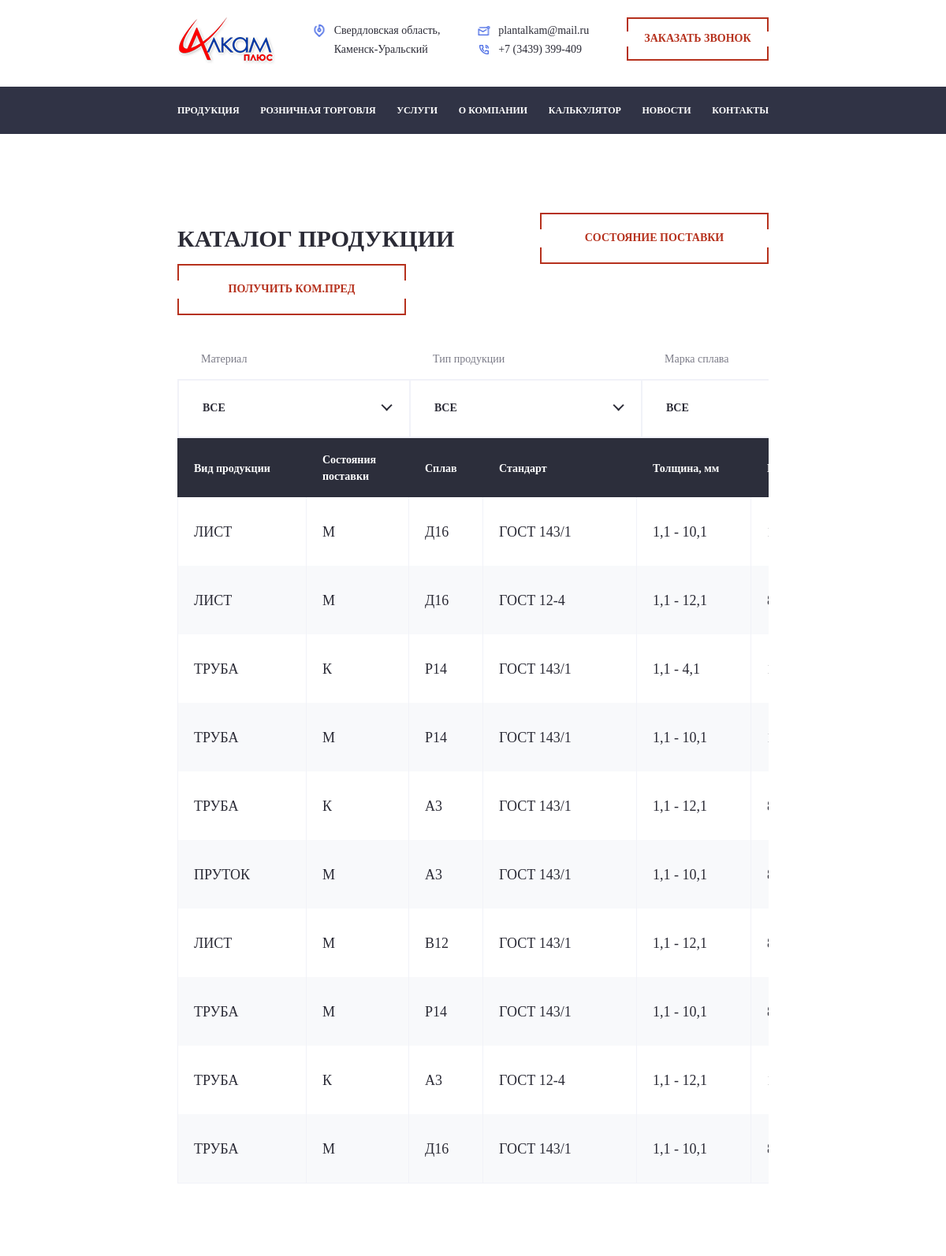
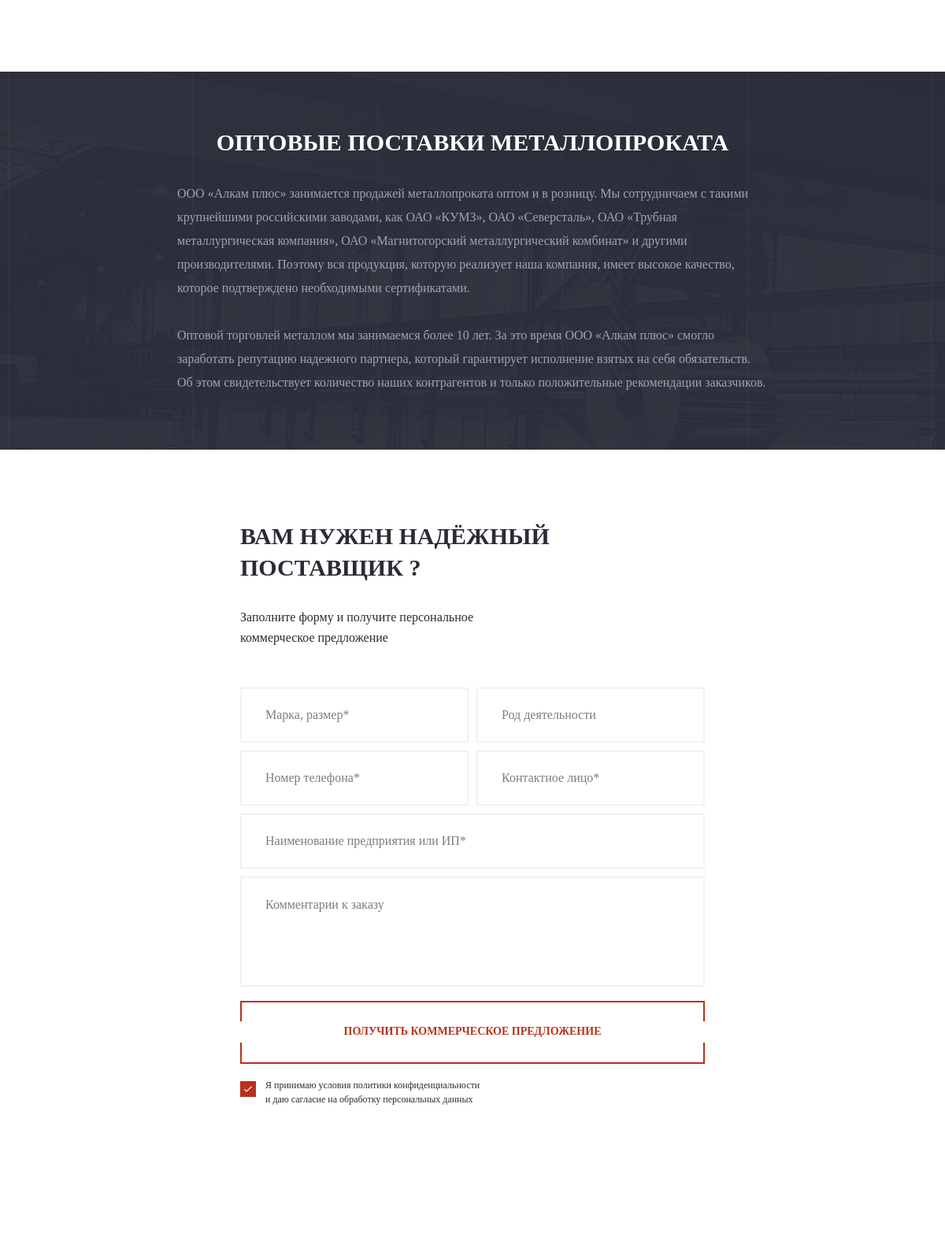
Screenshot of /products/ (upper part) with the database file from the repository (2 pictures, top to bottom).
### contacts/models.py (models this page shows, shortened)
class SiteContacts(SingletonModel.SingletonModel):
    region = models.CharField(max_length=128, blank=True, null=True, default=u"Свердловская область", verbose_name=u"Область")
    city = models.CharField(max_length=128, blank=True, null=True, default=u"Каменск-Уральский", verbose_name=u"Город")
    street = models.CharField(max_length=128, blank=True, null=True, default=u"ул. Заводская, 9/8", verbose_name=u"Улица, дом")
    email = models.CharField(max_length=128, blank=True, null=True, default=u"plantalkam@mail.ru", verbose_name=u"Email")
    phone1 = models.CharField(max_length=128, blank=True, null=True, default=u"+7 (3439) 399-409", verbose_name=u"Телефон приёмной")
    phone2 = models.CharField(max_length=128, blank=True, null=True, default=u"+7 (3439) 399-409", verbose_name=u"Телефон отдела продаж")
    phone3 = models.CharField(max_length=128, blank=True, null=True, default=u"+7 (3439) 399-409",
                              verbose_name=u"Телефон отдела цветных металлов")
    phone4 = models.CharField(max_length=128, blank=True, null=True, default=u"+7 (3439) 399-409", verbose_name=u"Телефон бухгалтерии")
    map = models.TextField(max_length=500, blank=True, null=True, verbose_name=u"Код яндекс карты")
    class Meta:
        verbose_name = u"Контакты"
        verbose_name_plural = u"Контакты"

### products/models.py (models this page shows, shortened)
class Product(models.Model):
    thickness = models.CharField(max_length=50, verbose_name=u"Толщина, мм")
    width = models.CharField(max_length=50, verbose_name=u"Ширина, мм")
    length = models.CharField(max_length=50, verbose_name=u"Длина, мм")
    pluck = models.CharField(max_length=50, verbose_name=u"Плакировка")
    product_type = models.ForeignKey(ProductType, blank=True, null=True, default=None,
                                     on_delete=models.CASCADE, verbose_name=u"Вид продукции")
    product_condition = models.ForeignKey(ProductCondition, blank=True, null=True, default=None,
                                          on_delete=models.CASCADE, verbose_name=u"Состояние поставки")
    product_mark = models.ForeignKey(ProductMark, blank=True, null=True, default=None,
                                     on_delete=models.CASCADE, verbose_name=u"Марка сплава")
    product_material = models.ForeignKey(ProductMaterial, blank=True, null=True, default=None,
                                         on_delete=models.CASCADE, verbose_name=u"Материал")
    product_standart = models.ForeignKey(ProductStandart, blank=True, null=True, default=None,
                                         on_delete=models.CASCADE, verbose_name=u"Стандарт")
    class Meta:
        verbose_name = u"Продукт"
        verbose_name_plural = u"Продукты"

class ProductType(models.Model):
    name = models.CharField(max_length=128, verbose_name=u"Вид продукции", unique=True)
    class Meta:
        verbose_name = u"Вид продукции"
        verbose_name_plural = u"Виды продукции"

class ProductCondition(models.Model):
    name = models.CharField(max_length=128, verbose_name=u"Состояние поставки", unique=True)
    description = models.TextField(max_length=500)
    class Meta:
        verbose_name = u"Состояние поставки"
        verbose_name_plural = u"Состояния поставки"

class ProductMark(models.Model):
    name = models.CharField(max_length=128, verbose_name=u"Сплав", unique=True)
    class Meta:
        verbose_name = u"Марка сплава"
        verbose_name_plural = u"Марки сплава"

class ProductStandart(models.Model):
    name = models.CharField(max_length=128, verbose_name=u"Стандарт", unique=True)
    class Meta:
        verbose_name = u"Стандарт"
        verbose_name_plural = u"Стандарты"

### products/views.py (the view)
def products_page(request):
    contacts = SiteContacts.objects.first()
    materials = ProductMaterial.objects.all()
    marks = ProductMark.objects.all()
    types = ProductType.objects.all()
    filters = {}
    query = ''
    if request.GET.get('material'):
        try:
            filters['product_material_id'] = ProductMaterial.objects.get(name__iexact=request.GET.get('material')).id
            query = query+'&material='+request.GET.get('material')
        except:
            pass
    if request.GET.get('mark'):
        try:
            filters['product_mark_id'] = ProductMark.objects.get(name__iexact=request.GET.get('mark')).id
            query = query+'&mark='+request.GET.get('mark')
        except:
            pass
    if request.GET.get('type'):
        try:
            filters['product_type_id'] = ProductType.objects.get(name__iexact=request.GET.get('type')).id
            query = query + '&type=' + request.GET.get('type')
        except:
            pass
    if filters:
        products = Product.objects.filter(**filters)
    else:
        products = Product.objects.all()
    paginator = Paginator(products, 10)
    page_num = request.GET.get('page', 1)
    page = paginator.get_page(page_num)
    is_paginated = page.has_other_pages()
    if page.has_previous():
        page_prev = '?page={}'.format(page.previous_page_number())
    else:
        page_prev = ''
    if page.has_next():
        page_next = '?page={}'.format(page.next_page_number())
    else:
        page_next = ''
    return render(request, 'products.html', locals())

### classes/SingletonModel.py (called while the page is built)
    def set_cache(self):
        cache.set(self.__class__.__name__, self)

    @classmethod
    def load(cls):
        if cache.get(cls.__name__) is None:
            obj, created = cls.objects.get_or_create(pk=1)
            if not created:
                obj.set_cache()
        return cache.get(cls.__name__)

### contacts/context_processors.py (called while the page is built)
def settings(request):
    return {'settings': SiteContacts.load()}

### templates/products.html (shortened to what this page needs)
{% extends 'site.html' %}
{% load static %}
{% block body %}
<section class="block17">
				<div class="container">
					<div class="block17__header">
						<div class="section__title">Каталог продукции</div>
                        <button class="button">состояние поставки</button>
						<button class="button">получить ком.пред</button>
					</div>
					<div class="block17__table-outer">
						<div class="block17__table-inner">
							<div class="block17__filters-wrap">
								<div class="block17__filters__labels">
									<div class="block17__label">Материал</div>
									<div class="block17__label">Тип продукции</div>
									<div class="block17__label">Марка сплава</div>
								</div>
								<form class="block17__filters" action="{% url 'products_page' %}" method="GET">
									<div class="select-wrapper">
									</div>
									<div class="select-wrapper">
									</div>
									<div class="select-wrapper">
									</div>
								</form>
							</div>
							<div class="block17__table">
								<div class="block17__th">
									<div class="block17__cell b17-w1"><span>Вид продукции</span></div>
									<div class="block17__cell b17-w2"><span>Состояния поставки</span></div>
									<div class="block17__cell b17-w3"><span>Сплав</span></div>
									<div class="block17__cell b17-w4"><span>Стандарт</span></div>
									<div class="block17__cell b17-w5"><span>Толщина, мм</span></div>
									<div class="block17__cell b17-w5"><span>Ширина, мм</span></div>
								</div>
								<div class="block17__body">
                                {% if page.object_list %}
                                    {% for product in page.object_list %}
									<div class="block17__tr">
										<div class="block17__cell b17-w1"><span>{{ product.product_type.name }}</span></div>
										<div class="block17__cell b17-w2"><span>{{ product.product_condition.name }}</span></div>
										<div class="block17__cell b17-w3"><span>{{ product.product_mark.name }}</span></div>
										<div class="block17__cell b17-w4"><span>{{ product.product_standart.name }}</span></div>
										<div class="block17__cell b17-w5"><span>{{ product.thickness }}</span></div>
										<div class="block17__cell b17-w5"><span>{{ product.width }}</span></div>
									</div>
                                    {% endfor %}
                                {% else %}
                                    <p>Продуктов, соответствующих вашим критериям поиска не найдено.</p>
                                {% endif %}
								</div>
                                {% if is_paginated %}
                                    <nav aria-label="Page navigation example">
                                      <ul class="pagination">
                                      </ul>
                                    </nav>
                                {% endif %}
							</div>
						</div>
					</div>
				</div>
			</section>
			<section class="block15"><img src="{% static 'img/block15/bg.png' %}" alt="" class="block__bg"/>
				<div class="container">
					<div class="block15__flex">
						<div class="section__title">Оптовые поставки <br>металлопроката</div>
						<div class="text">ООО «Алкам плюс» занимается продажей металлопроката оптом и в розницу. Мы сотрудничаем с такими крупнейшими российскими заводами, как ОАО «КУМЗ», ОАО «Северсталь», ОАО «Трубная металлургическая компания», ОАО «Магнитогорский металлургический комбинат» и другими производителями. Поэтому вся продукция, которую реализует наша компания, имеет высокое качество, которое подтверждено необходимыми сертификатами. <br><br>Оптовой торговлей металлом мы занимаемся более 10 лет. За это время ООО «Алкам плюс» смогло заработать репутацию надежного партнера, который гарантирует исполнение взятых на себя обязательств. Об этом свидетельствует количество наших контрагентов и только положительные рекомендации заказчиков.</div>
					</div>
				</div>
			</section>
			<section class="block7">
				<div class="container">
					<form class="block7__form" action="{% url 'send_form' %}">
						<div class="section__title">Вам нужен надёжный <br>поставщик ? </div>
						<div class="descriptor">Заполните форму и получите персональное <br>коммерческое предложение</div>
						<div class="fieldset">
							<input type="text" name="mark" placeholder="Марка, размер*" required="required"/>
							<input type="text" name="business" placeholder="Род деятельности"/>
							<input type="text" name="phone" placeholder="Номер телефона*" required="required"/>
							<input type="text" name="name" placeholder="Контактное лицо*" required="required"/>
						</div>
						<input type="text" name="company_name" placeholder="Наименование предприятия или ИП*" required="required"/>
						<textarea name="text" placeholder="Комментарии к заказу"></textarea>
						<button class="button">Получить коммерческое предложение</button>
						<div class="checkbox">
							<label for="c1">
								<div class="box"><img src="{% static 'img/icons/check.png' %}" alt=""/></div><span>Я принимаю условия политики конфиденциальности <br>и даю сагласие на обработку персональных данных</span>
							</label>
						</div>
					</form><img src="{% static 'img/block7/1.png' %}" alt="" class="block7__img"/>
				</div>
			</section>
{% endblock %}

### templates/site.html (shortened to what this page needs)
{% load static %}
<!DOCTYPE html>
<html lang="ru">
	<head>
        <link rel="stylesheet" href="https://maxcdn.bootstrapcdn.com/bootstrap/4.0.0/css/bootstrap.min.css">
		<link href="{% static 'libs/Swiper-4.0.6/dist/css/swiper.css' %}" rel="stylesheet"/>
		<link href="{% static 'css/fonts.css' %}" rel="stylesheet"/>
		<link href="{% static 'css/lightbox.css' %}" rel="stylesheet"/>
		<link href="{% static 'css/normalize.css' %}" rel="stylesheet"/>
		<link href="{% static 'libs/jquery-nice-select-1.1.0/css/nice-select.css' %}" rel="stylesheet"/>
        <link rel="stylesheet" href="https://cdnjs.cloudflare.com/ajax/libs/toastr.js/latest/toastr.min.css">
		<link href="{% static 'libs/owl-carousel/owl.carousel.css' %}" rel="stylesheet"/>
		<link rel="stylesheet" href="{% static 'css/YouTubePopUp.css' %}"/>
		<link href="{% static 'css/main.css' %}" rel="stylesheet"/>
		<link rel="stylesheet" href="{% static 'css/animate.css' %}"/>
		<link href="{% static 'css/media.css' %}" rel="stylesheet"/>
	</head>
	<body>
		<div class="page-wrapper">
			<header>
				<div class="container">
					<div class="header__flex">
                        <a href="/"><img src="{% static 'img/logo.png' %}" alt="" class="logo"/></a>
						<div class="header__item">
							<div class="header__item__img">
                                <img src="{% static 'img/icons/1.png' %}" alt=""/>
                            </div>
                            <span>{{ contacts.region }}, <br>{{ contacts.city }}</span>
						</div>
						<div>
							<div class="header__item">
								<div class="header__item__img">
                                    <img src="{% static 'img/icons/2.png' %}" alt=""/>
                                </div>
                                <span>{{ contacts.email }}</span>
							</div>
							<div class="header__item">
								<div class="header__item__img">
                                    <img src="{% static 'img/icons/3.png' %}" alt=""/>
                                </div>
                                <span>{{ contacts.phone1 }}</span>
							</div>
						</div>
						<button class="button callback-button">Заказать звонок</button>
					</div>
				</div>
			</header>
			<nav class="main__nav-wrapper">
				<div class="container">
					<div class="main__nav hide-m">
                        <a href="/products/" class="main__nav__el">Продукция</a>
                        <a href="/shop/" class="main__nav__el">Розничная торговля</a>
                        <a href="/services/" class="main__nav__el">Услуги</a>
                        <a href="/about/" class="main__nav__el">о компании</a>
                        <a href="/calculator/" class="main__nav__el">калькулятор</a>
                        <a href="/news/" class="main__nav__el">новости</a>
                        <a href="#" class="main__nav__el main__nav__el-contacts">контакты</a>
                    </div>
				</div>
			</nav>
{% block body %}{% endblock %}
            <section class="block8">
				<div id="map">
                </div>
			</section>
		</div>
	</body>
</html>

### static/css/media.css (style rules this page uses)
@media only screen and (max-width: 1200px) { .container { width: 750px; padding: 0; } }
@media only screen and (max-width: 1200px) { .page-wrapper { min-width: 750px; } }
@media only screen and (max-width: 1200px) { .header__flex button { width: 180px; height: 55px; } }
@media only screen and (max-width: 1200px) { .header__item { margin-top: 5px; } }
@media only screen and (max-width: 1200px) { .main__nav__el { font-size: 12px; line-height: 60px; } }
@media only screen and (max-width: 1200px) { .section__title { font-size: 30px; line-height: 40px; } }
@media only screen and (max-width: 1200px) { .block7__form { margin: 0 auto; } }
@media only screen and (max-width: 1200px) { .block15 { padding: 70px 0; } }
@media only screen and (max-width: 1200px) { .block15 .block__bg { min-height: 100%; } }
@media only screen and (max-width: 1200px) { .block15__flex .section__title { width: 100%; text-align: center; margin-bottom: 30px; } }
@media only screen and (max-width: 1200px) { .block15__flex .text { width: 100%; } }
@media only screen and (max-width: 1200px) { .block17__table-outer { overflow-x: scroll; } }

### rows the page displays
SiteContacts: region "Свердловская область", city "Каменск-Уральский", email "plantalkam@mail.ru", phone1 "+7 (3439) 399-409"
Product: product_type.name "ЛИСТ", product_condition.name "М", product_mark.name "Д16", product_standart.name "ГОСТ 143/1", thickness "1,1 - 10,1"
Product: product_type.name "ЛИСТ", product_condition.name "М", product_mark.name "Д16", product_standart.name "ГОСТ 12-4", thickness "1,1 - 12,1"
Product: product_type.name "ТРУБА", product_condition.name "К", product_mark.name "Р14", product_standart.name "ГОСТ 143/1", thickness "1,1 - 4,1"
Product: product_type.name "ТРУБА", product_condition.name "М", product_mark.name "Р14", product_standart.name "ГОСТ 143/1", thickness "1,1 - 10,1"
Product: product_type.name "ТРУБА", product_condition.name "К", product_mark.name "А3", product_standart.name "ГОСТ 143/1", thickness "1,1 - 12,1"
Product: product_type.name "ПРУТОК", product_condition.name "М", product_mark.name "А3", product_standart.name "ГОСТ 143/1", thickness "1,1 - 10,1"
Product: product_type.name "ЛИСТ", product_condition.name "М", product_mark.name "B12", product_standart.name "ГОСТ 143/1", thickness "1,1 - 12,1"
Product: product_type.name "ТРУБА", product_condition.name "М", product_mark.name "Р14", product_standart.name "ГОСТ 143/1", thickness "1,1 - 10,1"
Product: product_type.name "ТРУБА", product_condition.name "К", product_mark.name "А3", product_standart.name "ГОСТ 12-4", thickness "1,1 - 12,1"
Product: product_type.name "ТРУБА", product_condition.name "М", product_mark.name "Д16", product_standart.name "ГОСТ 143/1", thickness "1,1 - 10,1"
